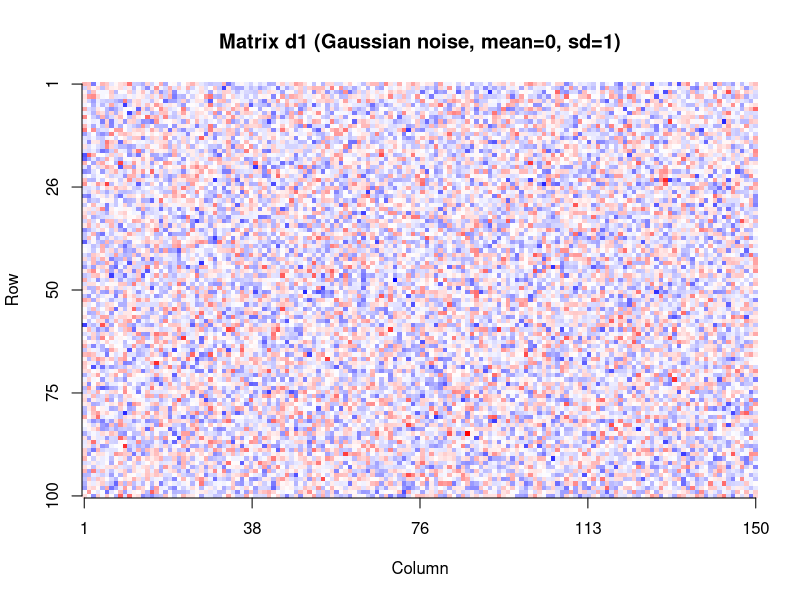
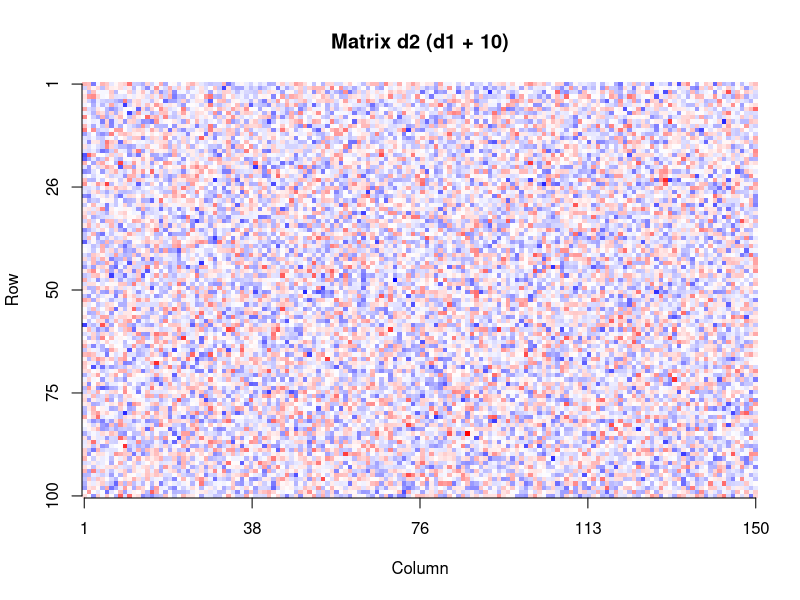
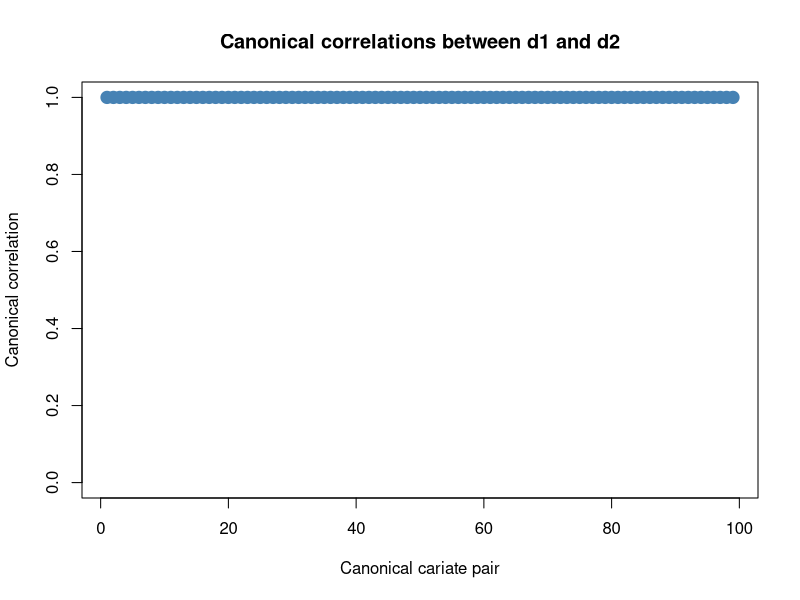
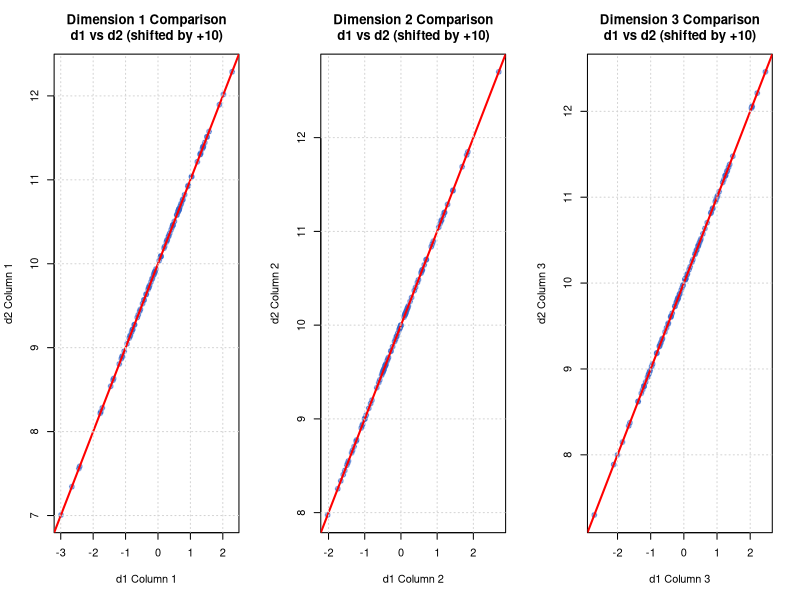
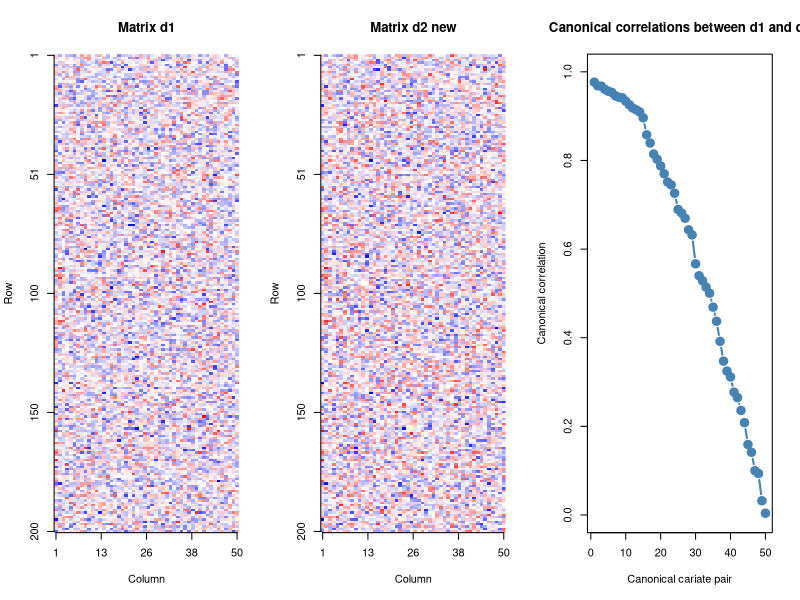
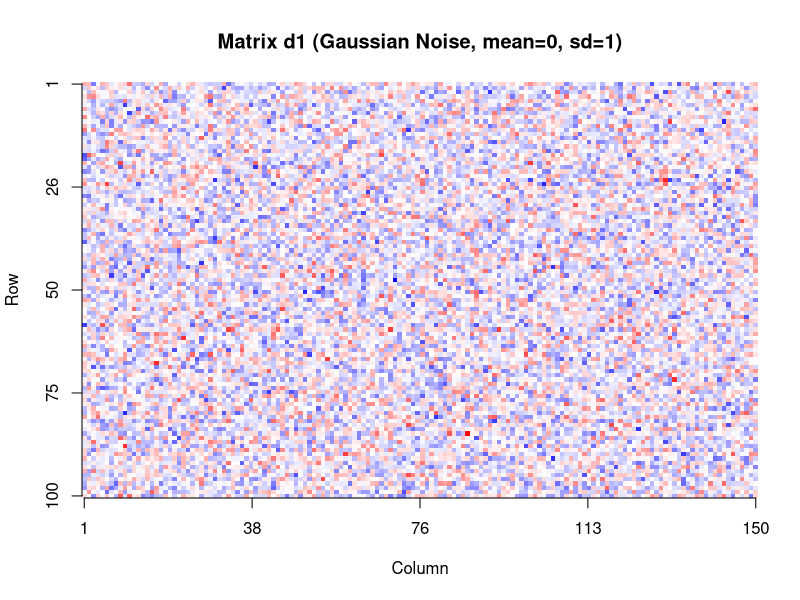
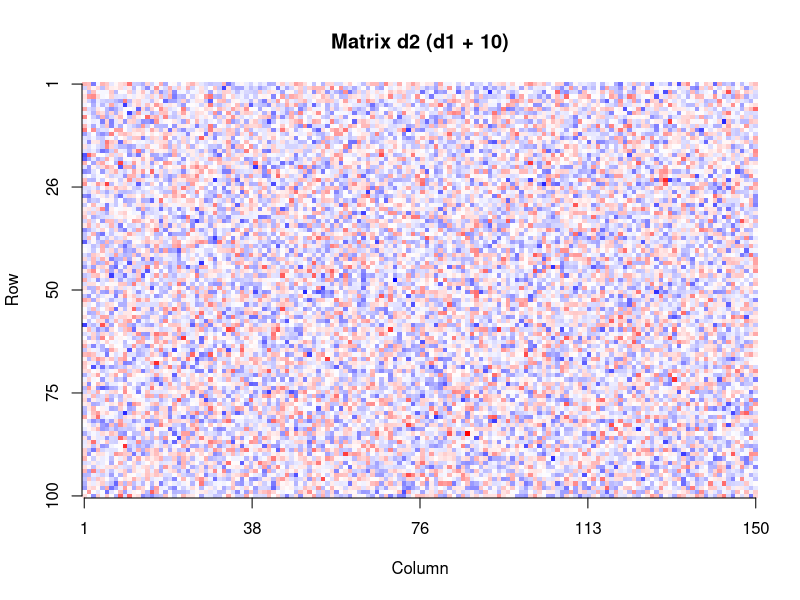

These figures' R source, in order:
## ---- chunk 1
set.seed(42)

# Simulate 100 (genes) x 150 (cells) matrix with Gaussian noise
d1 <- matrix(rnorm(100 * 150, mean = 0, sd = 1), nrow = 100, ncol = 150)

# Create d2 by adding 10 to all entries
d2 <- d1 + 10
## ---- chunk 2
create_heatmap <- function(mat, title, filename = NULL) {
  if (!is.null(filename)) {
    png(filename, width = 800, height = 600, res = 100)
  }

  colors <- colorRampPalette(c("blue", "white", "red"))(100)

  breaks <- seq(min(mat), max(mat), length.out = 101)

  image(t(mat)[, nrow(mat):1],
    col = colors,
    breaks = breaks,
    main = title,
    xlab = "Column",
    ylab = "Row",
    axes = FALSE
  )

  axis(1,
    at = seq(0, 1, length.out = 5),
    labels = round(seq(1, ncol(mat), length.out = 5))
  )
  axis(2,
    at = seq(0, 1, length.out = 5),
    labels = round(seq(nrow(mat), 1, length.out = 5))
  )
  if (!is.null(filename)) {
    dev.off()
  }
}
## ---- chunk 3
#| fig-width: 8
#| fig-height: 6

create_heatmap(d1, "Matrix d1 (Gaussian noise, mean=0, sd=1)")
## ---- chunk 4
#| fig-width: 8
#| fig-height: 6

create_heatmap(d1, "Matrix d1 (Gaussian Noise, mean=0, sd=1)",
  "matrix_d1.png"
)
create_heatmap(d2, "Matrix d2 (d1 + 10)")
## ---- chunk 5
#| fig-width: 8
#| fig-height: 6

create_heatmap(d2, "Matrix d2 (d1 + 10)",
  "matrix_d2.png"
)
## ---- chunk 6
cca_result <- cancor(d1, d2)

# Extract canonical correlations
canonical_cors <- cca_result$cor
## ---- chunk 7
#| fig-width: 8
#| fig-height: 6

plot(1:length(canonical_cors), canonical_cors,
  type = "b",
  col = "steelblue",
  lwd = 2,
  pch = 19,
  cex = 1.5,
  main = "Canonical correlations between d1 and d2",
  xlab = "Canonical cariate pair",
  ylab = "Canonical correlation",
  ylim = c(0, 1)
)
# grid()
# dev.off()
## ---- chunk 8
# Check dimensions of coefficient matrices
cat("\nDimensions of xcoef:", dim(cca_result$xcoef), "\n")
cat("Dimensions of ycoef:", dim(cca_result$ycoef), "\n")
## ---- chunk 9
#| fig-width: 12
#| fig-height: 4

par(mfrow = c(1, 3))

# For visualization, we'll plot samples from d1 vs d2 for first 3 dimensions
for (i in 1:min(3, min(ncol(d1), 100))) {
  # Use columns from the original matrices
  plot(d1[, i], d2[, i],
    pch = 19,
    col = rgb(0.2, 0.4, 0.8, 0.5),
    main = paste0(
      "Dimension ", i, " Comparison\n",
      "d1 vs d2 (shifted by +10)"
    ),
    xlab = paste0("d1 Column ", i),
    ylab = paste0("d2 Column ", i)
  )

  # Add regression line
  abline(lm(d2[, i] ~ d1[, i]), col = "red", lwd = 2)
  grid()
}

# dev.off()
## ---- chunk 10
d2 <- matrix(0, nrow = 100, ncol = 150)

# Columns 1-50: Strong correlation (0.9)
for (i in 1:50) {
  d2[, i] <- 0.9 * d1[, i] + 0.1 * rnorm(100, mean = 0.1, sd = 2)
}

# Columns 51-100: Moderate correlation (0.5)
for (i in 51:100) {
  d2[, i] <- 0.5 * d1[, i] + 0.5 * rnorm(100, mean = 0.1, sd = 2)
}

# Columns 101-150: Weak correlation (mostly noise)
for (i in 101:150) {
  d2[, i] <- 0.01 * d1[, i] + 1 * rnorm(100, mean = 0.1, sd = 2)
}

n_rows <- 200
n_cols <- 50

# Simulate n_rows x n_cols matrix with Gaussian noise
d1 <- matrix(rnorm(n_rows * n_cols, mean = 0, sd = 1), nrow = n_rows, ncol = n_cols)

# Create d2 with varying correlation structure
# First 15 columns: strong correlation (0.9)
# Next 15 columns: moderate correlation (0.6)
# Next 10 columns: weak correlation (0.3)
# Last 10 columns: independent noise

d2 <- matrix(rnorm(n_rows * n_cols, mean = 0, sd = 1), nrow = n_rows, ncol = n_cols)

# Apply correlations
for (i in 1:15) {
  d2[, i] <- 0.9 * d1[, i] + sqrt(1 - 0.9^2) * d2[, i]
}

for (i in 16:30) {
  d2[, i] <- 0.6 * d1[, i] + sqrt(1 - 0.6^2) * d2[, i]
}

for (i in 31:40) {
  d2[, i] <- 0.3 * d1[, i] + sqrt(1 - 0.3^2) * d2[, i]
}
## ---- chunk 11
#| fig-width: 8
#| fig-height: 6

create_heatmap(d1, "Matrix d1")
## ---- chunk 12
#| fig-width: 8
#| fig-height: 6

create_heatmap(d2, "Matrix d2 new")
## ---- chunk 13
cca_result <- cancor(d1, d2)

# Extract canonical correlations
canonical_cors <- cca_result$cor
## ---- chunk 14
#| fig-width: 8
#| fig-height: 6

plot(1:length(canonical_cors), canonical_cors,
  type = "b",
  col = "steelblue",
  lwd = 2,
  pch = 19,
  cex = 1.5,
  main = "Canonical correlations between d1 and d2",
  xlab = "Canonical cariate pair",
  ylab = "Canonical correlation",
  ylim = c(0, 1)
)
